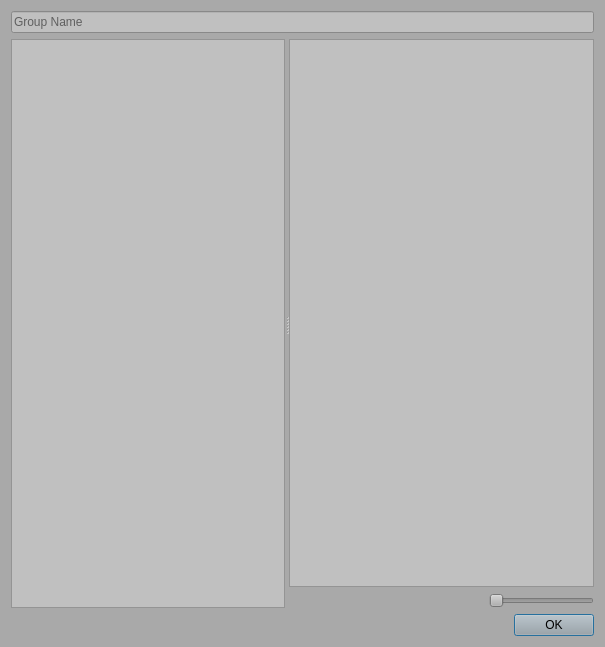
<?xml version="1.0" encoding="UTF-8"?>
<ui version="4.0">
 <class>imageAdder</class>
 <widget class="QDialog" name="imageAdder">
  <property name="geometry">
   <rect>
    <x>0</x>
    <y>0</y>
    <width>605</width>
    <height>647</height>
   </rect>
  </property>
  <property name="windowTitle">
   <string>Dialog</string>
  </property>
  <property name="styleSheet">
   <string notr="true">background-color:#A9A9A9</string>
  </property>
  <layout class="QGridLayout" name="gridLayout">
   <item row="1" column="0">
    <widget class="QSplitter" name="splitter">
     <property name="orientation">
      <enum>Qt::Horizontal</enum>
     </property>
     <widget class="QTreeView" name="treeView">
      <property name="sizePolicy">
       <sizepolicy hsizetype="Preferred" vsizetype="Expanding">
        <horstretch>0</horstretch>
        <verstretch>0</verstretch>
       </sizepolicy>
      </property>
      <property name="styleSheet">
       <string notr="true">background-color: #C0C0C0;</string>
      </property>
     </widget>
     <widget class="QWidget" name="layoutWidget">
      <layout class="QVBoxLayout" name="verticalLayout_2">
       <item>
        <widget class="QScrollArea" name="scrollArea_2">
         <property name="styleSheet">
          <string notr="true">background-color: #C0C0C0;</string>
         </property>
         <property name="widgetResizable">
          <bool>true</bool>
         </property>
         <widget class="QWidget" name="scrollAreaWidgetContents_2">
          <property name="geometry">
           <rect>
            <x>0</x>
            <y>0</y>
            <width>307</width>
            <height>540</height>
           </rect>
          </property>
         </widget>
        </widget>
       </item>
       <item>
        <layout class="QHBoxLayout" name="horizontalLayout_3">
         <item>
          <spacer name="horizontalSpacer_2">
           <property name="orientation">
            <enum>Qt::Horizontal</enum>
           </property>
           <property name="sizeType">
            <enum>QSizePolicy::Expanding</enum>
           </property>
           <property name="sizeHint" stdset="0">
            <size>
             <width>200</width>
             <height>0</height>
            </size>
           </property>
          </spacer>
         </item>
         <item>
          <widget class="QSlider" name="horizontalSlider_2">
           <property name="minimum">
            <number>100</number>
           </property>
           <property name="maximum">
            <number>400</number>
           </property>
           <property name="orientation">
            <enum>Qt::Horizontal</enum>
           </property>
          </widget>
         </item>
        </layout>
       </item>
      </layout>
     </widget>
    </widget>
   </item>
   <item row="2" column="0">
    <widget class="QDialogButtonBox" name="buttonBox">
     <property name="orientation">
      <enum>Qt::Horizontal</enum>
     </property>
     <property name="standardButtons">
      <set>QDialogButtonBox::Ok</set>
     </property>
     <property name="centerButtons">
      <bool>false</bool>
     </property>
    </widget>
   </item>
   <item row="0" column="0">
    <widget class="QLineEdit" name="lineEdit">
     <property name="styleSheet">
      <string notr="true">background-color: #C0C0C0;</string>
     </property>
     <property name="inputMask">
      <string/>
     </property>
     <property name="placeholderText">
      <string>Group Name</string>
     </property>
    </widget>
   </item>
  </layout>
 </widget>
 <resources/>
 <connections>
  <connection>
   <sender>buttonBox</sender>
   <signal>accepted()</signal>
   <receiver>imageAdder</receiver>
   <slot>accept()</slot>
   <hints>
    <hint type="sourcelabel">
     <x>248</x>
     <y>254</y>
    </hint>
    <hint type="destinationlabel">
     <x>157</x>
     <y>274</y>
    </hint>
   </hints>
  </connection>
  <connection>
   <sender>buttonBox</sender>
   <signal>rejected()</signal>
   <receiver>imageAdder</receiver>
   <slot>reject()</slot>
   <hints>
    <hint type="sourcelabel">
     <x>316</x>
     <y>260</y>
    </hint>
    <hint type="destinationlabel">
     <x>286</x>
     <y>274</y>
    </hint>
   </hints>
  </connection>
 </connections>
</ui>
